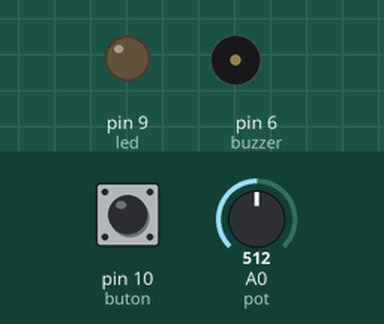
Simulated run of this sketch. Board: Arduino Uno, built with avr-gcc and run on an emulated ATmega328P. On the bench: output pins drawn as LEDs (lit = HIGH), buzzer (waves = sounding). The test bench sets the inputs (shaded band); at power-on: pin 10 (buton) LOW, A0 (pot) = 512. What the sketch prints to the serial monitor is not drawn.

Above: at 1.2 s.
1.3 s: pin 10 (buton) pulled HIGH for 0.15 s
At 2.6 s:
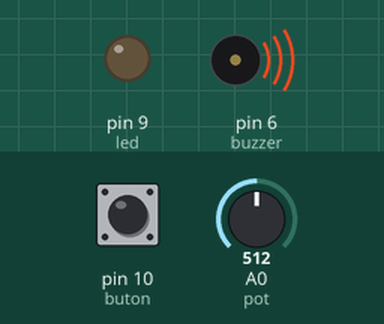
2.9 s: pin 10 (buton) pulled HIGH for 3.2 s
At 3.2 s:
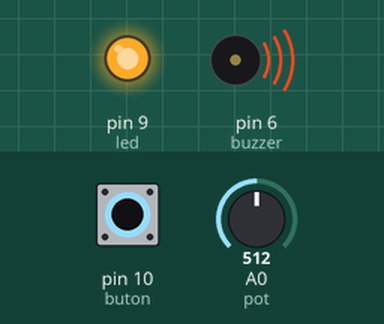
Timing chart, 0 to 7.6 s (numbered marks = the images above; inputs shaded):
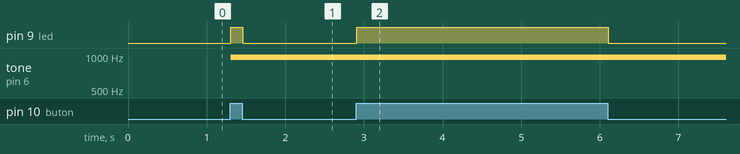

Measured:
- after the input at 1.3 s, pin 9 (led): LOW → HIGH at once, → LOW 0.15 s later; tone on pin 6 (buzzer): silent → 977 Hz at once
- after the input at 2.9 s, pin 9 (led): LOW → HIGH at once, → LOW 3.2 s later

The sketch:

Buton_Pot_Led_Buzzer.ino
```cpp
#define buton 10
#define led 9
#define buzzer 6
#define pot A0
int butondurum = 0 ;
int potdurum = 0 ;
void setup() {
  pinMode(buton,INPUT);
  pinMode(led ,OUTPUT);
  Serial.begin(9600);
}
void loop() {
  butondurum = digitalRead(buton);
  potdurum = analogRead(pot);
  potdurum = map(potdurum, 0,1023,0,255);
  Serial.println(potdurum);
  if (butondurum == 1){
    digitalWrite(led,HIGH);
    analogWrite(buzzer,potdurum);
    }
  else {
    digitalWrite(led,LOW);
    analogWrite(buzzer,0);
}
}
```
